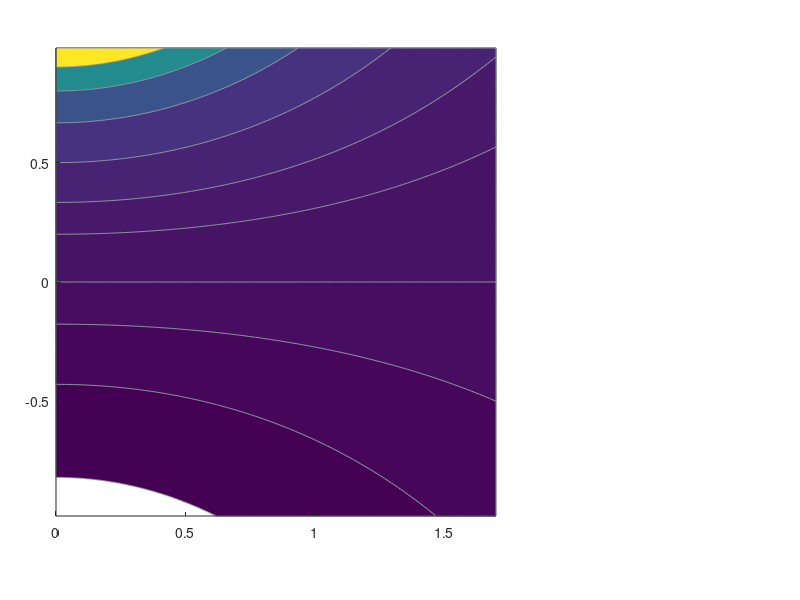

Source code (MATLAB): (Note: this script raises an error after producing the figure.)
%% generate_figures_companion_main.m
%
% Ideal main-text theory plates for the PEF mathematics companion:
%   Figure_1_halfstrip_domain.png     §2  fundamental domain + involution
%   Figure_2_mobius_linearisation.png §3  affine reciprocal / iso-eta
%   Figure_3_sphere_theory.png        §4  clean sphere (no KPI cloud)
%   Figure_4_psi_partition.png        §5–6 partition cumulants + psi
%
% Usage (from pef-mathematics root):
%   /Applications/MATLAB_R2025b.app/bin/matlab -batch \
%     "cd('scripts'); run('generate_figures_companion_main.m')"

clear; close all; clc;

repo_root = fileparts(fileparts(mfilename('fullpath')));
fig_dir   = fullfile(repo_root, 'figures');
if ~exist(fig_dir, 'dir'), mkdir(fig_dir); end

col_pos  = [0.18 0.44 0.76];
col_neg  = [0.80 0.18 0.18];
col_line = [0.22 0.22 0.22];
col_psi  = [0.10 0.45 0.55];
col_eta  = [0.85 0.45 0.10];

%% ========================================================================
%  Figure 1 — Fundamental half-strip (§2)
% ========================================================================
fig1 = figure('Units', 'centimeters', 'Position', [1 1 24 11], 'Color', 'w');

% ---- Main: half-strip landscape ----------------------------------------
ax1 = axes('Parent', fig1, 'Position', [0.07 0.14 0.55 0.78]);
hold(ax1, 'on');

tau_d = linspace(0, 1.7, 160);
rho_d = linspace(-0.98, 0.98, 200);
[TT, RR] = meshgrid(tau_d, rho_d);
ETA = cosh(TT) ./ (cosh(TT) - RR);
ETA(~isfinite(ETA) | abs(RR .* sech(TT)) >= 1) = NaN;

levels = [0.55 0.7 0.85 1 1.25 1.5 2 3 5 10];
contourf(ax1, TT, RR, ETA, levels, ...
    'LineColor', [0.55 0.58 0.62], 'LineWidth', 0.35, 'HandleVisibility', 'off');
colormap(ax1, brew_pef());
cb = colorbar(ax1);
cb.Label.String = '\eta';
cb.Label.FontSize = 10;
caxis(ax1, [0.5 5]);

% Explicit iso-eta cosh overlays: rho = (1 - 1/eta) * cosh(tau)
tau_c = linspace(0, 1.7, 200);
eta_iso = [0.6 0.75 2 4];
iso_cols = [0.70 0.35 0.15; 0.65 0.25 0.20; 0.10 0.35 0.65; 0.05 0.20 0.55];
for k = 1:numel(eta_iso)
    e = eta_iso(k);
    c = 1 / e;
    rho_iso = (1 - c) * cosh(tau_c);
    ok = abs(rho_iso) < 0.99;
    plot(ax1, tau_c(ok), rho_iso(ok), '-', 'Color', iso_cols(k,:), ...
        'LineWidth', 1.3, 'HandleVisibility', 'off');
end

yline(ax1, 0, '-', 'Color', col_line, 'LineWidth', 1.8);
xline(ax1, 0, ':', 'Color', [0.4 0.4 0.4], 'LineWidth', 1.2);
plot(ax1, 0.03, 0.93, 'p', 'MarkerSize', 12, ...
    'MarkerFaceColor', [1 0.9 0.2], 'MarkerEdgeColor', [0.1 0.1 0.1], ...
    'LineWidth', 0.9, 'HandleVisibility', 'off');
text(ax1, 0.12, 0.93, 'pole', 'FontSize', 8, 'Color', [0.25 0.25 0.25]);

xlim(ax1, [0 1.65]);
ylim(ax1, [-0.98 0.98]);
xlabel(ax1, '\tau = (1/2) log \kappa', 'FontSize', 10);
ylabel(ax1, '\rho', 'FontSize', 10);
title(ax1, 'Fundamental domain  \tau \geq 0', 'FontSize', 11, 'FontWeight', 'normal');
text(ax1, 1.15, 0.55, '\eta > 1', 'Color', col_pos, 'FontSize', 10, 'FontWeight', 'bold');
text(ax1, 1.15, -0.55, '\eta < 1', 'Color', col_neg, 'FontSize', 10, 'FontWeight', 'bold');
text(ax1, 0.08, 0.08, '\rho = 0  (regime)', 'FontSize', 8, 'Color', col_line);
text(ax1, 0.05, -0.88, '\tau = 0  (Fisher)', 'FontSize', 8, 'Color', [0.35 0.35 0.35]);
ax1.FontSize = 9;
ax1.TickDir = 'out';
ax1.Box = 'off';

% ---- Inset: involution folding -----------------------------------------
ax1b = axes('Parent', fig1, 'Position', [0.70 0.18 0.26 0.68]);
hold(ax1b, 'on');

% Full strip sketch: shade tau<0 pale, tau>=0 bold
fill(ax1b, [-1.5 0 0 -1.5], [-1 -1 1 1], [0.93 0.94 0.96], ...
    'EdgeColor', 'none', 'HandleVisibility', 'off');
fill(ax1b, [0 1.5 1.5 0], [-1 -1 1 1], [0.88 0.92 0.97], ...
    'EdgeColor', 'none', 'HandleVisibility', 'off');

% Sample points and their involution images
rng(1);
n_demo = 12;
tau_s = 0.15 + 1.2 * rand(n_demo, 1);
rho_s = -0.7 + 1.4 * rand(n_demo, 1);
eta_s = cosh(tau_s) ./ (cosh(tau_s) - rho_s);
cols_s = zeros(n_demo, 3);
for i = 1:n_demo
    if rho_s(i) >= 0
        cols_s(i, :) = col_pos;
    else
        cols_s(i, :) = col_neg;
    end
    plot(ax1b, [-tau_s(i), tau_s(i)], [rho_s(i), rho_s(i)], ':', ...
        'Color', [0.65 0.65 0.65], 'LineWidth', 0.8, 'HandleVisibility', 'off');
    plot(ax1b, -tau_s(i), rho_s(i), 'o', 'MarkerSize', 6, ...
        'MarkerFaceColor', cols_s(i,:), 'MarkerEdgeColor', cols_s(i,:)*0.7, ...
        'HandleVisibility', 'off');
    plot(ax1b, tau_s(i), rho_s(i), 'o', 'MarkerSize', 7, ...
        'MarkerFaceColor', cols_s(i,:), 'MarkerEdgeColor', [0.1 0.1 0.1], ...
        'LineWidth', 0.7, 'HandleVisibility', 'off');
end

xline(ax1b, 0, '-', 'Color', col_line, 'LineWidth', 1.4);
yline(ax1b, 0, '-', 'Color', [0.5 0.5 0.5], 'LineWidth', 1.0);
xlim(ax1b, [-1.5 1.5]);
ylim(ax1b, [-1 1]);
xlabel(ax1b, '\tau', 'FontSize', 9);
ylabel(ax1b, '\rho', 'FontSize', 9);
title(ax1b, {'Involution tau <-> -tau', 'four quadrants -> half-strip'}, ...
    'FontSize', 9, 'FontWeight', 'normal', 'Interpreter', 'none');
text(ax1b, -1.35, 0.85, 'Q2/Q3', 'FontSize', 8, 'Color', [0.4 0.4 0.4]);
text(ax1b, 0.85, 0.85, 'Q1/Q4', 'FontSize', 8, 'Color', [0.2 0.35 0.55]);
ax1b.FontSize = 8;
ax1b.TickDir = 'out';
ax1b.Box = 'off';
axis(ax1b, 'square');

sgtitle(fig1, 'Canonical form: the fundamental half-strip', ...
    'FontSize', 12, 'FontWeight', 'normal');
export_clean(fig1, fullfile(fig_dir, 'Figure_1_halfstrip_domain.png'));

%% ========================================================================
%  Figure 2 — Möbius linearisation (§3)
% ========================================================================
fig2 = figure('Units', 'centimeters', 'Position', [1 1 24 10], 'Color', 'w');

% Left: iso-eta as cosh curves in (tau, rho)
ax2a = subplot(1, 2, 1);
hold(ax2a, 'on');
tau_c = linspace(0, 1.8, 300);
eta_list = [0.55 0.7 0.85 1 1.25 1.5 2 3 5];
cmap_iso = brew_pef();
for k = 1:numel(eta_list)
    e = eta_list(k);
    c = 1 / e;
    rho_iso = (1 - c) * cosh(tau_c);
    ok = abs(rho_iso) < 0.99;
    col = interp1(linspace(0.5, 5, size(cmap_iso,1)), cmap_iso, min(max(e, 0.5), 5));
    lw = 1.0 + 1.2 * (e == 1);
    if e == 1
        plot(ax2a, tau_c, zeros(size(tau_c)), '-', 'Color', col_line, ...
            'LineWidth', 2.0, 'DisplayName', '\eta = 1');
    else
        plot(ax2a, tau_c(ok), rho_iso(ok), '-', 'Color', col, ...
            'LineWidth', lw, 'HandleVisibility', 'off');
        % label at right end
        idx = find(ok, 1, 'last');
        if ~isempty(idx) && mod(k, 2) == 0
            text(ax2a, tau_c(idx)-0.02, rho_iso(idx), sprintf('%.2g', e), ...
                'FontSize', 7, 'Color', col*0.85, 'HorizontalAlignment', 'right');
        end
    end
end
xline(ax2a, 0, ':', 'Color', [0.5 0.5 0.5], 'LineWidth', 1.0, 'HandleVisibility', 'off');
xlim(ax2a, [0 1.75]);
ylim(ax2a, [-0.95 0.95]);
xlabel(ax2a, '\tau', 'FontSize', 10);
ylabel(ax2a, '\rho', 'FontSize', 10);
title(ax2a, 'Iso-\eta contours:  \rho = (1 - 1/\eta) cosh \tau', ...
    'FontSize', 10, 'FontWeight', 'normal');
legend(ax2a, 'Location', 'southwest', 'FontSize', 8, 'Box', 'off');
ax2a.FontSize = 9;
ax2a.TickDir = 'out';
ax2a.Box = 'off';
grid(ax2a, 'on');
ax2a.GridAlpha = 0.12;

% Right: affine in rho at fixed tau — 1/eta vs rho
ax2b = subplot(1, 2, 2);
hold(ax2b, 'on');
rho_line = linspace(-0.9, 0.9, 200);
tau_fixed = [0 0.5 1.0 1.5];
cols_tau = [0.15 0.15 0.15; 0.18 0.44 0.76; 0.10 0.55 0.45; 0.75 0.35 0.10];
for k = 1:numel(tau_fixed)
    t = tau_fixed(k);
    inv_eta = 1 - rho_line * sech(t);
    plot(ax2b, rho_line, inv_eta, '-', 'Color', cols_tau(k,:), ...
        'LineWidth', 1.6, 'DisplayName', sprintf('\\tau = %.1f', t));
end
yline(ax2b, 1, '--', 'Color', [0.5 0.5 0.5], 'LineWidth', 1.0, 'HandleVisibility', 'off');
xline(ax2b, 0, ':', 'Color', [0.5 0.5 0.5], 'LineWidth', 1.0, 'HandleVisibility', 'off');
xlabel(ax2b, '\rho', 'FontSize', 10);
ylabel(ax2b, '1/\eta', 'FontSize', 10);
title(ax2b, 'Affine reciprocal:  1/\eta = 1 - \rho sech \tau', ...
    'FontSize', 10, 'FontWeight', 'normal');
legend(ax2b, 'Location', 'northeast', 'FontSize', 8, 'Box', 'off');
xlim(ax2b, [-0.9 0.9]);
ylim(ax2b, [0 2.2]);
ax2b.FontSize = 9;
ax2b.TickDir = 'out';
ax2b.Box = 'off';
grid(ax2b, 'on');
ax2b.GridAlpha = 0.12;

sgtitle(fig2, 'Mobius linearisation of the reciprocal', ...
    'FontSize', 12, 'FontWeight', 'normal');
export_clean(fig2, fullfile(fig_dir, 'Figure_2_mobius_linearisation.png'));

%% ========================================================================
%  Figure 3 — Clean sphere theory plate (§4)
% ========================================================================
fig3 = figure('Units', 'centimeters', 'Position', [1 1 22 16], 'Color', 'w');
ax3 = axes('Parent', fig3);
hold(ax3, 'on');

[SX, SY, SZ] = sphere(90);
surf(ax3, SX, SY, SZ, ...
    'FaceAlpha', 0.07, 'FaceColor', [0.85 0.90 0.95], ...
    'EdgeColor', [0.82 0.86 0.92], 'EdgeAlpha', 0.10, ...
    'LineWidth', 0.25, 'HandleVisibility', 'off');

phi = linspace(0, 2*pi, 361);
% Equator rho=0
plot3(ax3, zeros(size(phi)), cos(phi), sin(phi), ...
    'Color', col_line, 'LineWidth', 1.6, 'DisplayName', '\rho = 0  (equator)');
% Fisher meridian tau=0
plot3(ax3, cos(phi), sin(phi), zeros(size(phi)), ...
    'Color', [0.35 0.35 0.35], 'LineWidth', 1.0, 'LineStyle', ':', ...
    'DisplayName', '\kappa = 1  (Fisher meridian)');

iso_eta = [0.55 0.75 1 2 4 10];
iso_styles = {'--', '--', '-', '--', '-', '--'};
iso_lw = [1.0 0.9 2.0 0.9 1.3 0.9];
iso_cols = [0.70 0.25 0.15; 0.75 0.40 0.15; 0.25 0.25 0.25; ...
            0.12 0.40 0.70; 0.08 0.25 0.55; 0.02 0.12 0.40];
for k = 1:numel(iso_eta)
    e = iso_eta(k);
    cos_s = 1 - 1/e;
    if abs(cos_s) >= 1, continue; end
    sin_s = sqrt(1 - cos_s^2);
    plot3(ax3, cos_s*ones(size(phi)), sin_s*cos(phi), sin_s*sin(phi), ...
        'Color', iso_cols(k,:), 'LineWidth', iso_lw(k), ...
        'LineStyle', iso_styles{k}, ...
        'DisplayName', sprintf('\\eta = %g', e));
end

% Pole / antipole
scatter3(ax3, 1, 0, 0, 140, 'p', ...
    'MarkerFaceColor', [1 0.9 0.2], 'MarkerEdgeColor', [0.1 0.1 0.1], ...
    'LineWidth', 1.2, 'DisplayName', 'pole  (\eta \rightarrow \infty)');
scatter3(ax3, -1, 0, 0, 90, 'd', ...
    'MarkerFaceColor', [0.85 0.85 0.85], 'MarkerEdgeColor', [0.4 0.4 0.4], ...
    'LineWidth', 1.0, 'DisplayName', 'antipole  (\eta = 1/2)');

% Hemisphere labels
text(ax3, 0.05, 0, 1.15, '\tau > 0', 'FontSize', 9, 'Color', [0.3 0.3 0.3]);
text(ax3, 0.05, 0, -1.18, '\tau < 0', 'FontSize', 9, 'Color', [0.3 0.3 0.3]);
text(ax3, 1.18, 0, 0.08, 'pole', 'FontSize', 8, 'Color', [0.25 0.25 0.25]);
text(ax3, -1.35, 0, 0.08, 'antipole', 'FontSize', 8, 'Color', [0.45 0.45 0.45]);
text(ax3, 0.08, 0, 0.08, {'\rho > 0', 'hemisphere'}, 'FontSize', 8, ...
    'Color', col_pos, 'FontWeight', 'bold');
% place text in positive cos-sigma region
text(ax3, 0.55, 0.15, 0.55, '\eta > 1', 'FontSize', 9, 'Color', col_pos, 'FontWeight', 'bold');
text(ax3, -0.35, 0.15, 0.55, '\eta < 1', 'FontSize', 9, 'Color', col_neg, 'FontWeight', 'bold');

axis(ax3, 'equal');
axis(ax3, 'off');
view(ax3, 210, 16);
camlight(ax3, 'headlight');
lighting(ax3, 'gouraud');
material(ax3, 'dull');
legend(ax3, 'Location', 'northwest', 'FontSize', 7.5, 'Box', 'on', ...
    'Color', [0.98 0.98 0.98], 'EdgeColor', [0.75 0.75 0.75]);
title(ax3, {'\eta as inverse spherical chord', ...
    '\eta = 1/(1 - cos \sigma),   cos \sigma = \rho sech \tau'}, ...
    'FontSize', 11, 'FontWeight', 'normal');

% Inset: eta vs sigma curve
ax3i = axes('Parent', fig3, 'Position', [0.72 0.08 0.24 0.28]);
hold(ax3i, 'on');
sig = linspace(0.15, pi-0.05, 400);
eta_sig = 1 ./ (1 - cos(sig));
plot(ax3i, sig, eta_sig, 'k-', 'LineWidth', 1.6);
xline(ax3i, pi/2, '--', 'Color', [0.4 0.4 0.4], 'LineWidth', 0.9);
yline(ax3i, 1, '--', 'Color', [0.4 0.4 0.4], 'LineWidth', 0.9);
ylim(ax3i, [0.4 8]);
xlim(ax3i, [0 pi]);
xticks(ax3i, [0 pi/2 pi]);
xticklabels(ax3i, {'0', '\pi/2', '\pi'});
xlabel(ax3i, '\sigma', 'FontSize', 8);
ylabel(ax3i, '\eta', 'FontSize', 8);
title(ax3i, '\eta = 1/(1-cos\sigma)', 'FontSize', 8, 'FontWeight', 'normal');
grid(ax3i, 'on');
ax3i.GridAlpha = 0.15;
ax3i.FontSize = 7;
ax3i.Box = 'off';

export_clean(fig3, fullfile(fig_dir, 'Figure_3_sphere_theory.png'));

%% ========================================================================
%  Figure 4 — Partition function + psi (§5–6)
% ========================================================================
fig4 = figure('Units', 'centimeters', 'Position', [1 1 24 10], 'Color', 'w');

% Left: cumulants vs eta
ax4a = subplot(1, 2, 1);
hold(ax4a, 'on');
eta_g = linspace(1.02, 8, 300);
plot(ax4a, eta_g, eta_g - 1, '-', 'Color', col_pos, 'LineWidth', 1.8, ...
    'DisplayName', 'E[N] = \eta - 1');
plot(ax4a, eta_g, eta_g .* (eta_g - 1), '-', 'Color', col_eta, 'LineWidth', 1.8, ...
    'DisplayName', 'Var(N) = \eta(\eta - 1)');
xline(ax4a, 1, ':', 'Color', [0.5 0.5 0.5], 'LineWidth', 1.0, 'HandleVisibility', 'off');
xlabel(ax4a, '\eta', 'FontSize', 10);
ylabel(ax4a, 'Cumulant', 'FontSize', 10);
title(ax4a, 'Geometric-family cumulants (\rho > 0)', ...
    'FontSize', 10, 'FontWeight', 'normal');
legend(ax4a, 'Location', 'northwest', 'FontSize', 8, 'Box', 'off');
xlim(ax4a, [1 8]);
ylim(ax4a, [0 55]);
ax4a.FontSize = 9;
ax4a.TickDir = 'out';
ax4a.Box = 'off';
grid(ax4a, 'on');
ax4a.GridAlpha = 0.12;
text(ax4a, 0.55, 0.15, {'log \eta = -log(1 - u)', 'u = \rho sech \tau'}, ...
    'Units', 'normalized', 'FontSize', 8, 'Color', [0.3 0.3 0.3]);

% Right: signed psi vs u = rho sech tau
ax4b = subplot(1, 2, 2);
hold(ax4b, 'on');
u_pos = linspace(1e-4, 0.98, 300);
u_neg = -fliplr(u_pos);
psi_pos = 2 * atanh(sqrt(u_pos));
psi_neg = -2 * atanh(sqrt(abs(u_neg)));
plot(ax4b, u_pos, psi_pos, '-', 'Color', col_pos, 'LineWidth', 2.0, ...
    'DisplayName', '\rho > 0');
plot(ax4b, u_neg, psi_neg, '-', 'Color', col_neg, 'LineWidth', 2.0, ...
    'DisplayName', '\rho < 0');
plot(ax4b, 0, 0, 'ko', 'MarkerFaceColor', 'k', 'MarkerSize', 6, ...
    'DisplayName', '\rho = 0');
xline(ax4b, 0, '-', 'Color', col_line, 'LineWidth', 1.2, 'HandleVisibility', 'off');
yline(ax4b, 0, '-', 'Color', [0.5 0.5 0.5], 'LineWidth', 0.9, 'HandleVisibility', 'off');

% Fisher z comparison at tau=0: psi = 2 atanh sqrt(rho), z = atanh(rho)
rho_f = linspace(-0.95, 0.95, 200);
z_f = atanh(rho_f);
plot(ax4b, rho_f, z_f, '--', 'Color', [0.55 0.55 0.55], 'LineWidth', 1.1, ...
    'DisplayName', 'Fisher z = arctanh \rho  (\tau = 0)');

xlabel(ax4b, 'u = \rho sech \tau', 'FontSize', 10);
ylabel(ax4b, '\psi  (signed)', 'FontSize', 10);
title(ax4b, 'Fisher–Rao arc length from independence', ...
    'FontSize', 10, 'FontWeight', 'normal');
legend(ax4b, 'Location', 'southeast', 'FontSize', 7.5, 'Box', 'off');
xlim(ax4b, [-1 1]);
ylim(ax4b, [-3.2 3.2]);
ax4b.FontSize = 9;
ax4b.TickDir = 'out';
ax4b.Box = 'off';
grid(ax4b, 'on');
ax4b.GridAlpha = 0.12;
text(ax4b, 0.05, 0.92, 'psi = sign(rho)*2 arctanh sqrt(|u|)', ...
    'Units', 'normalized', 'FontSize', 8, 'Color', col_psi, 'Interpreter', 'none');

sgtitle(fig4, 'Partition function and the \psi coordinate', ...
    'FontSize', 12, 'FontWeight', 'normal');
export_clean(fig4, fullfile(fig_dir, 'Figure_4_psi_partition.png'));

fprintf('Done: Figures 1–4 written to %s\n', fig_dir);

%% Helpers ----------------------------------------------------------------
function export_clean(fig, path)
    set(fig, 'ToolBar', 'none');
    axs = findall(fig, 'Type', 'axes');
    for ia = 1:numel(axs)
        if isprop(axs(ia), 'Toolbar') && ~isempty(axs(ia).Toolbar)
            axs(ia).Toolbar.Visible = 'off';
        end
    end
    exportgraphics(fig, path, 'Resolution', 220);
    fprintf('Saved: %s\n', path);
end

function cmap = brew_pef()
    n = 256;
    stops = [0.95 0.96 0.97; 0.55 0.72 0.82; 0.12 0.38 0.55; ...
             0.85 0.55 0.18; 0.72 0.22 0.14];
    xi = linspace(1, size(stops, 1), n);
    cmap = interp1(1:size(stops, 1), stops, xi);
end
